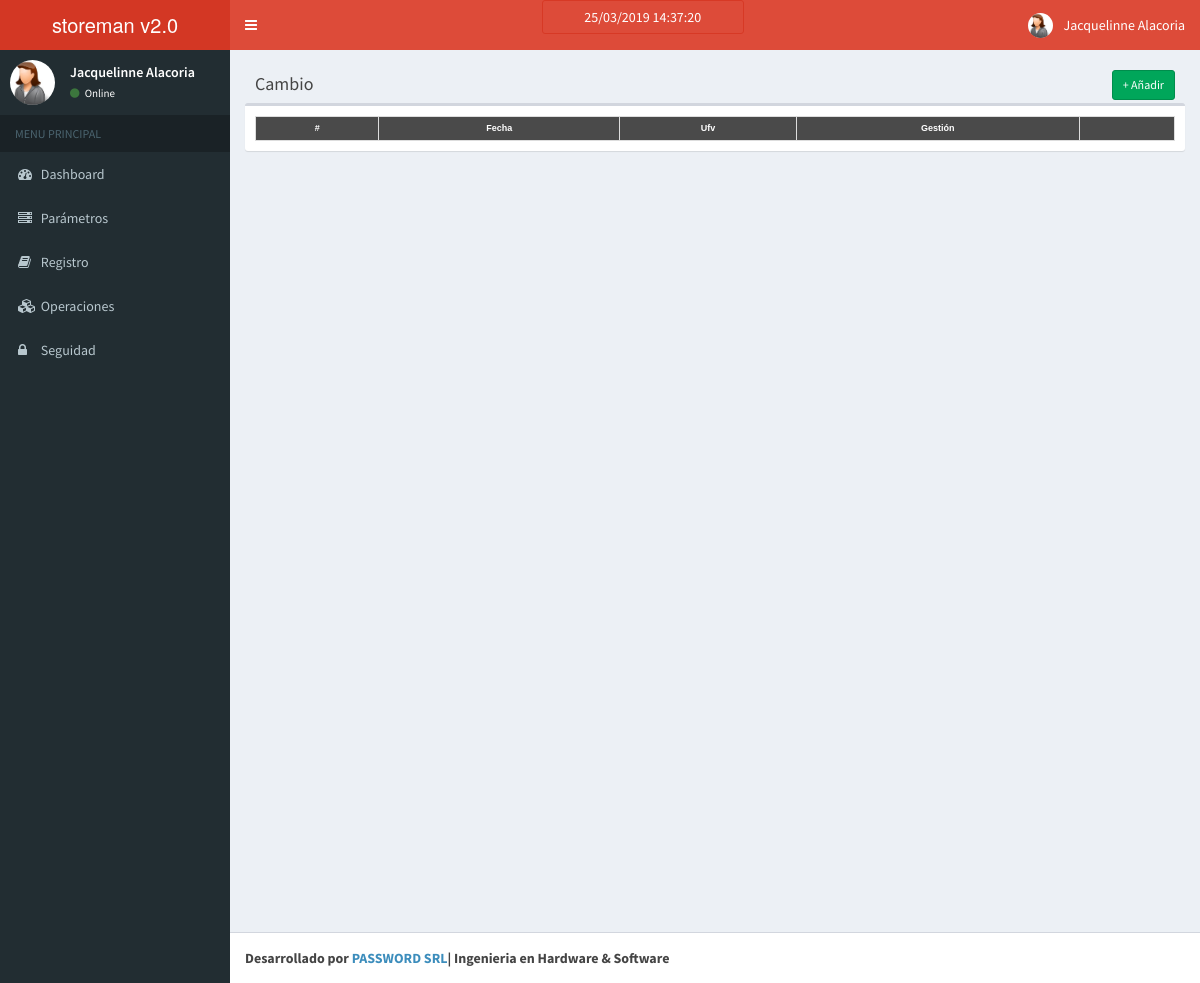
Before: /index.php/cambio with the older database file.
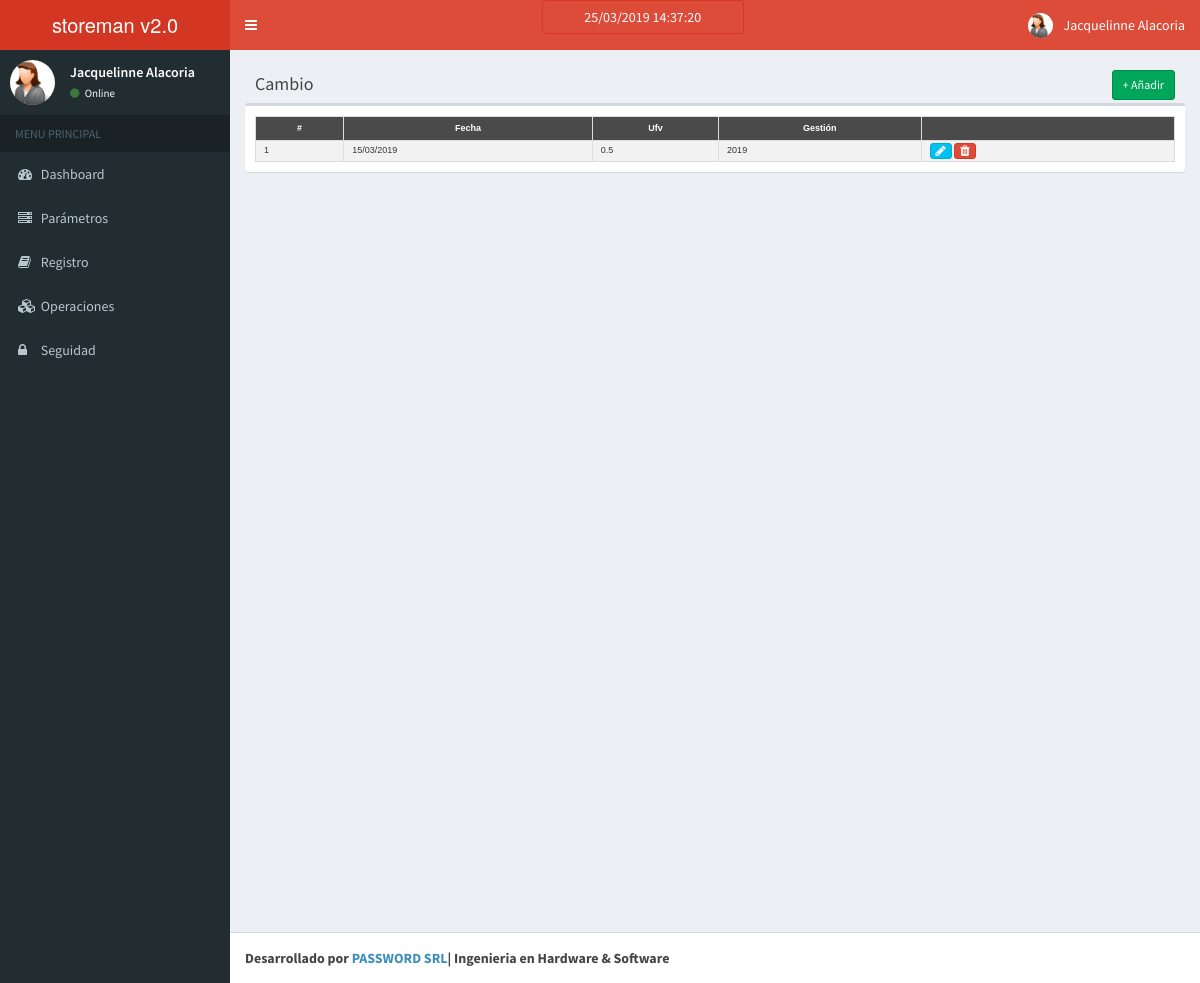
After: the same page with the newer database file.
### tables this page shows
CREATE TABLE `cambio` (
  `cambio_id` int(11) NOT NULL AUTO_INCREMENT,
  `gestion_id` int(11) DEFAULT NULL,
  `cambio_fecha` date DEFAULT NULL,
  `cambio_ufv` varchar(20) DEFAULT NULL,
  PRIMARY KEY (`cambio_id`),
  UNIQUE KEY `cambio_id` (`cambio_id`),
  KEY `fk_cambio_gestion` (`gestion_id`),
  CONSTRAINT `fk_cambio_gestion` FOREIGN KEY (`gestion_id`) REFERENCES `gestion` (`gestion_id`)
);

CREATE TABLE `gestion` (
  `gestion_id` int(11) NOT NULL AUTO_INCREMENT,
  `institucion_id` int(11) DEFAULT NULL,
  `gestion_nombre` varchar(20) DEFAULT NULL,
  `gestion_descripcion` varchar(150) DEFAULT NULL,
  `gestion_inicio` date DEFAULT NULL,
  `gestion_fin` date DEFAULT NULL,
  `estado_id` int(11) DEFAULT '1',
  PRIMARY KEY (`gestion_id`),
  UNIQUE KEY `gestion_id` (`gestion_id`),
  KEY `fk_gestion_institucion` (`institucion_id`),
  CONSTRAINT `fk_gestion_institucion` FOREIGN KEY (`institucion_id`) REFERENCES `institucion` (`institucion_id`)
);

### application/controllers/Cambio.php (called while the page is built, shortened)
<?php
class Cambio extends CI_Controller{
    function __construct()
    {
        $this->load->model('Cambio_model');
    }
    function index()
    {
        $data['cambio'] = $this->Cambio_model->get_all_cambio();
        $data['_view'] = 'cambio/index';
        $this->load->view('layouts/main',$data);
    }
}

### index.php (called while the page is built, shortened)
<?php
require_once BASEPATH.'core/CodeIgniter.php';

### application/models/Cambio_model.php (called while the page is built, shortened)
<?php
class Cambio_model extends CI_Model
{
    function get_all_cambio()
    {
        $cambio = $this->db->query("
            SELECT
                c.*, g.gestion_nombre
            FROM
                cambio c
            LEFT JOIN gestion g on c.gestion_id = g.gestion_id
            ORDER BY c.cambio_id
        ")->result_array();
        return $cambio;
    }
}

### application/views/cambio/index.php (the view, shortened to what this page needs)
<link href="<?php echo base_url('resources/css/mitabla.css'); ?>" rel="stylesheet">
<div class="box-header">
    <h3 class="box-title">Cambio</h3>
    <div class="box-tools">
        <a href="<?php echo site_url('cambio/add'); ?>" class="btn btn-success btn-sm">+ Añadir</a>
    </div>
</div>
<div class="row">
    <div class="col-md-12">
        <div class="box">
            <div class="box-body">
                <table class="table table-striped" id="mitabla">
                    <tr>
                        <th>#</th>
                        <th>Fecha</th>
                        <th>Ufv</th>
                        <th>Gestión</th>
                        <th></th>
                    </tr>
                    <?php
                        $i = 0;
                        foreach($cambio as $c){ ?>
                    <tr>
                        <td><?php echo $i+1; ?></td>
                        <td><?php echo date("d/m/Y", strtotime($c['cambio_fecha'])); ?></td>
                        <td><?php echo $c['cambio_ufv']; ?></td>
                        <td><?php echo $c['gestion_nombre']; ?></td>
                        <td>
                        <a href="<?php echo site_url('cambio/edit/'.$c['cambio_id']); ?>" class="btn btn-info btn-xs"><span class="fa fa-pencil"></span></a>
                        <a data-toggle="modal" data-target="#myModal<?php echo $i; ?>"  title="Eliminar" class="btn btn-danger btn-xs"><span class="fa fa-trash"></span></a>
                    </td>
                    </tr>
                    <?php $i++; } ?>
                </table>
            </div>
        </div>
    </div>
</div>

Changed rows visible on the page:
added cambio: cambio_fecha "15/03/2019", cambio_ufv "0.5", gestion.gestion_nombre "2019"
